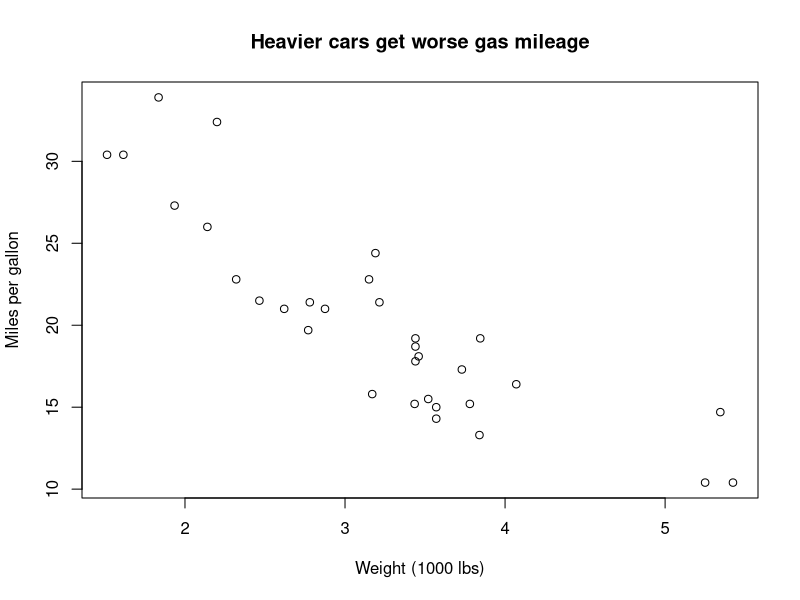

Recreate this plot in R.
## ---- chunk 1
greeting <- "Hello, R!"
greeting
2 + 2
sqrt(144)
## ---- chunk 2
head(mtcars)
mean(mtcars$mpg)
plot(mtcars$wt, mtcars$mpg,
  main = "Heavier cars get worse gas mileage",
  xlab = "Weight (1000 lbs)",
  ylab = "Miles per gallon")
## ---- chunk 3
me <- "Cavan"
age <- 30
me
age
age * 365
## ---- chunk 4
seq(from = 0, to = 1, by = 0.1)
## ---- chunk 5
seq(0, 1, 0.1)
